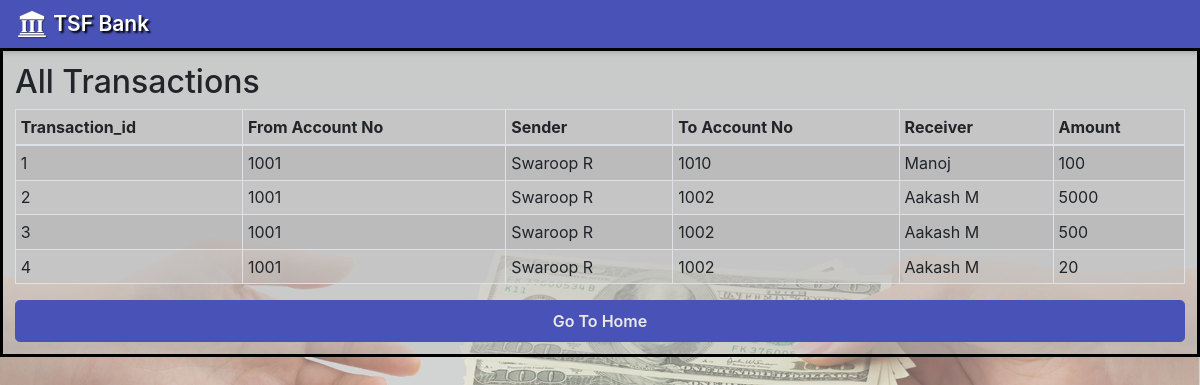
Page /ViewTransactions.php on the committed database.
### tables this page shows
CREATE TABLE `transaction` (
  `transaction_id` int(11) NOT NULL,
  `from_account` int(11) NOT NULL,
  `to_account` int(11) NOT NULL,
  `amount` int(11) NOT NULL
);

CREATE TABLE `customers` (
  `name` varchar(20) NOT NULL,
  `email` varchar(20) NOT NULL,
  `balance` double NOT NULL,
  `account_no` int(11) NOT NULL
);

### ViewTransactions.php (the view, shortened to what this page needs)
<!DOCTYPE html>
<html lang="en">
<head>
    <link rel="stylesheet" href="Styles/ViewTransactions_style.css">
    <link rel="stylesheet" href="https://cdn.jsdelivr.net/npm/bootstrap@4.6.0/dist/css/bootstrap.min.css">
</head>
<body>
    <nav class="navbar navbar-light" id="nav_bar">
  <span id="head">
    <img src="Soures/Navbar.png" width="32" height="32" class="d-inline-block align-top" alt="">
    TSF Bank
  </span>
</nav>
    <?php
    include 'Connection.php';
    $sql="SELECT* FROM transaction";
    $result= mysqli_query($conn,$sql);
    ?>
    <div class="table">
      <h2>All Transactions</h2>
      <table class="table table-hover table-sm table-striped table-condensed table-bordered">
        <thead>
          <tr>
          <th>Transaction_id</th>
          <th>From Account No </th>
          <th>Sender</th>
          <th>To Account No</th>
          <th>Receiver</th>
          <th>Amount</th>
          </tr>
        </thead>
        <tbody>
          <?php
              while($rows=mysqli_fetch_assoc($result)){
                  $send=$rows['from_account'];
                  $rece=$rows['to_account'];
                  $sql1="SELECT name from customers where account_no=$send";
                  $result1= mysqli_query($conn,$sql1);
                  $row1=mysqli_fetch_assoc($result1);
                  $sql2="SELECT name from customers where account_no=$rece";
                  $result2= mysqli_query($conn,$sql2);
                  $row2=mysqli_fetch_assoc($result2);
          ?>
            <tr>
                <td><?php echo $rows['transaction_id']?></td>
                <td><?php echo $rows['from_account']?></td>
                <td><?php echo $row1['name']?></td>
                <td><?php echo $rows['to_account']?></td>
                <td><?php echo $row2['name']?></td>
                <td><?php echo $rows['amount']?></td>
            </tr>
          <?php
              }
          ?>
        </tbody>
    </table>
    <a href="index.php" ><button id="butt1" class="btn btn-light btn-lg btn-block">Go To Home</button></a>
    </div>
</body>
</html>

### Styles/ViewTransactions_style.css (style rules this page uses)
#butt1 { background-color: rgb(73, 82, 182); border-color: rgb(73, 82, 182); font-size: 16px; font-weight: 600; color: rgb(236, 232, 232); }
#nav_bar { background-color: rgb(73, 82, 182); box-shadow: rgba(0, 0, 0, 0.158) 0px 5px 5px; }
#head { font-size: 21px; font-weight: 600; color: rgb(255, 255, 255); text-shadow: black 2px 2px 2px; }
body { background: url("../Soures/template.jpg"); background-repeat: no-repeat; background-size: 100%; }
.table { border: 3px solid black; background-color: rgba(194, 194, 194, 0.507); padding: 1%; }

### rows in the picture
transaction: transaction_id "1", from_account "1001", from_account.name "Swaroop R", to_account "1010", to_account.name "Manoj", amount "100"
transaction: transaction_id "2", from_account "1001", from_account.name "Swaroop R", to_account "1002", to_account.name "Aakash M", amount "5000"
transaction: transaction_id "3", from_account "1001", from_account.name "Swaroop R", to_account "1002", to_account.name "Aakash M", amount "500"
transaction: transaction_id "4", from_account "1001", from_account.name "Swaroop R", to_account "1002", to_account.name "Aakash M", amount "20"
